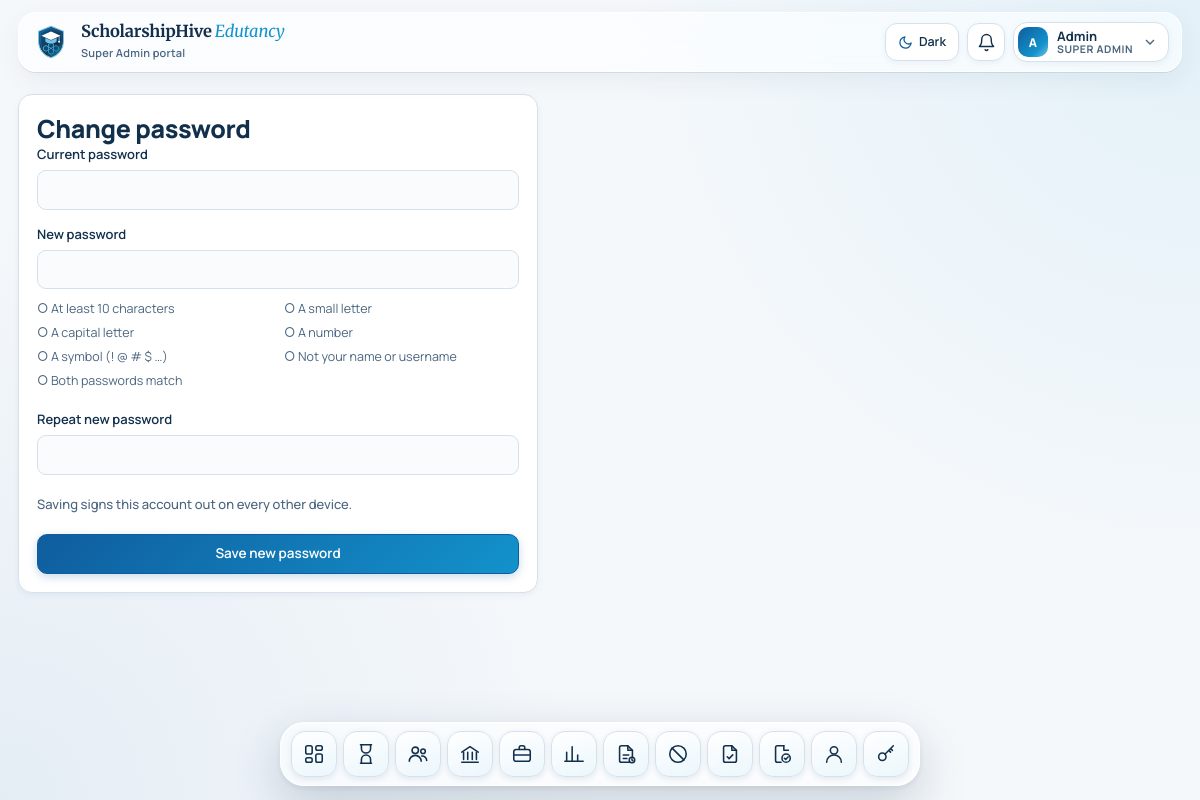
The app's page /account/password.php (signed in) with its own data.
### tables this page shows
CREATE TABLE "users" (
  id                   INTEGER PRIMARY KEY AUTOINCREMENT,
  name                 TEXT NOT NULL,
  username             TEXT NOT NULL UNIQUE,
  password_hash        TEXT NOT NULL,
  role                 TEXT NOT NULL CHECK(role IN ('super_admin','admin','pms_lead','counselor','processing_staff','officer','student')),
  student_id           INTEGER NULL UNIQUE,
  active               INTEGER NOT NULL DEFAULT 1,
  must_change_password INTEGER NOT NULL DEFAULT 1,
  last_login           TEXT NULL,
  created_at           TEXT NOT NULL, department TEXT DEFAULT 'backend', session_token TEXT NULL, session_started_at TEXT NULL, session_ip TEXT NULL, session_agent TEXT NULL, email TEXT NULL, phone TEXT NULL, branch TEXT NULL, job_title TEXT NULL, permissions TEXT NULL, countries TEXT NULL, password_changed_at TEXT NULL, password_history TEXT NULL,
  FOREIGN KEY (student_id) REFERENCES students(id) ON DELETE CASCADE
);

### app/layout.php (the view, shortened to what the rows shown need)
<?php
function nav_icon(string $href): string {
    $file = basename(parse_url($href, PHP_URL_PATH) ?: $href, '.php');
    $p = match ($file) {
        'index'             => '<rect x="3" y="3" width="7" height="9" rx="2"/><rect x="14" y="3" width="7" height="5" rx="2"/><rect x="14" y="12" width="7" height="9" rx="2"/><rect x="3" y="16" width="7" height="5" rx="2"/>',
        'pending'           => '<path d="M6 2h12M6 22h12"/><path d="M7 2v4a5 5 0 0 0 10 0V2"/><path d="M7 22v-4a5 5 0 0 1 10 0v4"/>',
        'students'          => '<circle cx="9" cy="8" r="3.5"/><path d="M2.5 20a6.5 6.5 0 0 1 13 0"/><circle cx="17.5" cy="9" r="2.5"/><path d="M16 14.2A5 5 0 0 1 21.5 19"/>',
        'programs'          => '<path d="M3 10 12 4l9 6"/><path d="M5 10v8M9.5 10v8M14.5 10v8M19 10v8"/><path d="M3 21h18"/>',
        'officers'          => '<rect x="3" y="7" width="18" height="13" rx="2.5"/><path d="M9 7V5a2 2 0 0 1 2-2h2a2 2 0 0 1 2 2v2"/><path d="M3 13h18"/>',
        'reports'           => '<path d="M4 20V10M10 20V4M16 20v-7M22 20H2"/>',
        'pending_report'    => '<path d="M14 3H7a2 2 0 0 0-2 2v14a2 2 0 0 0 2 2h10a2 2 0 0 0 2-2V8z"/><path d="M14 3v5h5"/><path d="M9 13h6M9 17h4"/><circle cx="18.5" cy="18.5" r="3" fill="var(--dock-badge-bg)"/><path d="M18.5 17.2v1.4l.9.6"/>',
        'disabled_refunds'  => '<circle cx="12" cy="12" r="9"/><path d="M5.6 5.6l12.8 12.8"/>',
        'consent_templates' => '<path d="M14 3H7a2 2 0 0 0-2 2v14a2 2 0 0 0 2 2h10a2 2 0 0 0 2-2V8z"/><path d="M14 3v5h5"/><path d="m9 15 2 2 4-4"/>',
        'staff'             => '<circle cx="12" cy="8" r="4"/><path d="M4 21a8 8 0 0 1 16 0"/>',
        'verify_docs'       => '<path d="M14 3H7a2 2 0 0 0-2 2v14a2 2 0 0 0 2 2h4"/><path d="M14 3v5h5"/><circle cx="16.5" cy="16.5" r="4.5"/><path d="m14.6 16.6 1.4 1.4 2.6-2.8"/>',
        'forms'             => '<path d="M6 3h9l3 3v15H6z"/><path d="M15 3v3h3"/><path d="M9 11h6M9 15h6M9 19h3"/>',
        'roles'             => '<path d="M12 3 4 6v6c0 4.5 3.4 8.2 8 9 4.6-.8 8-4.5 8-9V6z"/><path d="m9 12 2 2 4-4"/>',
        'logins'            => '<circle cx="8" cy="15" r="4"/><path d="m10.8 12.2 9.2-9.2M17 6l2 2M15 8l2 2"/>',
        default             => '<circle cx="12" cy="12" r="8"/>',
    };
    return '<svg viewBox="0 0 24 24" aria-hidden="true">' . $p . '</svg>';
}
function user_initials(string $name): string {
    $parts = preg_split('/\s+/', trim($name)) ?: [];
    $ini = '';
    foreach (array_slice($parts, 0, 2) as $p) $ini .= mb_strtoupper(mb_substr($p, 0, 1));
    return $ini ?: '?';
}
function theme_toggle_btn(): string {
    return '<button type="button" class="theme-toggle" data-theme-toggle aria-label="Switch theme" title="Switch between Light and Dark mode" aria-pressed="false">'
         . '<svg class="icon-sun" viewBox="0 0 24 24" aria-hidden="true"><circle cx="12" cy="12" r="5"/><line x1="12" y1="1" x2="12" y2="3"/><line x1="12" y1="21" x2="12" y2="23"/><line x1="4.22" y1="4.22" x2="5.64" y2="5.64"/><line x1="18.36" y1="18.36" x2="19.78" y2="19.78"/><line x1="1" y1="12" x2="3" y2="12"/><line x1="21" y1="12" x2="23" y2="12"/><line x1="4.22" y1="19.78" x2="5.64" y2="18.36"/><line x1="18.36" y1="5.64" x2="19.78" y2="4.22"/></svg>'
         . '<svg class="icon-moon" viewBox="0 0 24 24" aria-hidden="true"><path d="M21 12.79A9 9 0 1 1 11.21 3 7 7 0 0 0 21 12.79z"/></svg>'
         . '<span data-theme-label>Dark</span>'
         . '</button>';
}
function brand_logo_svg(int $size = 42): string {
    return '<svg xmlns="http://www.w3.org/2000/svg" width="' . $size . '" height="' . $size . '" viewBox="0 0 64 64" fill="none" aria-hidden="true">'
         . '<defs>'
         . '<linearGradient id="shShieldG" x1="8" y1="4" x2="56" y2="60" gradientUnits="userSpaceOnUse"><stop offset="0%" stop-color="#0F5D9E"/><stop offset="65%" stop-color="#12304B"/><stop offset="100%" stop-color="#1392CB"/></linearGradient>'
         . '<linearGradient id="shHiveG" x1="16" y1="24" x2="48" y2="54" gradientUnits="userSpaceOnUse"><stop offset="0%" stop-color="#74C3E4"/><stop offset="100%" stop-color="#1392CB"/></linearGradient>'
         . '</defs>'
         . '<path d="M32 4L10 13V30.5C10 45.2 19.4 55.9 32 60C44.6 55.9 54 45.2 54 30.5V13L32 4Z" fill="url(#shShieldG)" stroke="#74C3E4" stroke-width="1.8"/>'
         . '<path d="M32 7.5L13.5 15.2V30.2C13.5 42.8 21.4 52.2 32 56C42.6 52.2 50.5 42.8 50.5 30.2V15.2L32 7.5Z" stroke="#74C3E4" stroke-opacity="0.32" stroke-width="1"/>'
         . '<g stroke="url(#shHiveG)" stroke-width="1.5" fill="#1392CB" fill-opacity="0.22" stroke-linejoin="round">'
         . '<polygon points="32,33 36.5,35.6 36.5,40.8 32,43.4 27.5,40.8 27.5,35.6"/>'
         . '<polygon points="23,38.2 27.5,40.8 27.5,46 23,48.6 18.5,46 18.5,40.8"/>'
         . '<polygon points="41,38.2 45.5,40.8 45.5,46 41,48.6 36.5,46 36.5,40.8"/>'
         . '<polygon points="32,43.4 36.5,46 36.5,51.2 32,53.8 27.5,51.2 27.5,46"/>'
         . '</g>'
         . '<polygon points="32,13.5 15,21 32,28.5 49,21" fill="#FFFFFF"/>'
         . '<path d="M22 24.8V30.2C22 32.5 26.5 34.5 32 34.5C37.5 34.5 42 32.5 42 30.2V24.8L32 29.2L22 24.8Z" fill="#74C3E4"/>'
         . '<path d="M46.5 22.2V30.5" stroke="#74C3E4" stroke-width="1.8" stroke-linecap="round"/>'
         . '<circle cx="46.5" cy="31.5" r="1.8" fill="#FFFFFF"/>'
         . '</svg>';
}
function brand_lockup_html(string $subtitle = ''): string {
    $sub = $subtitle !== '' ? $subtitle : 'Global Education & Processing Portal';
    return '<div class="brand-logo-wrap">' . brand_logo_svg(42) . '</div>'
         . '<div>'
         . '<div class="app">ScholarshipHive<span class="edutancy">Edutancy</span></div>'
         . '<small>' . h($sub) . '</small>'
         . '</div>';
}
function page_start(string $title, ?array $u = null, string $portalLabel = ''): void {
    global $CONFIG;
    $self = ltrim(substr(parse_url($_SERVER['REQUEST_URI'] ?? '', PHP_URL_PATH) ?: '', strlen(base_url())), '/');
    $cookieTheme = $_COOKIE['ptp_theme'] ?? '';
    $htmlThemeAttr = in_array($cookieTheme, ['light', 'dark'], true) ? ' data-theme="' . h($cookieTheme) . '"' : ' data-theme="light"';
    $isStaff = $u && is_staff_role($u['role'] ?? null);
    $idleWarnMin = $isStaff ? (int)setting('idle_warning_minutes', $CONFIG['idle_warning_minutes'] ?? 15) : 0;
    $idleLogoutMin = $isStaff ? (int)setting('idle_logout_minutes', $CONFIG['idle_logout_minutes'] ?? 20) : 0;
    $bodyAttrs = '';
    if ($isStaff) {
        $bodyAttrs = sprintf(
            ' data-idle-enabled="1" data-idle-warning-minutes="%d" data-idle-logout-minutes="%d" data-ping-url="%s" data-logout-url="%s"',
            $idleWarnMin,
            $idleLogoutMin,
            h(url('ping.php')),
            h(url('index.php?idle_logout=1'))
        );
        $bodyAttrs .= ' data-has-dock="1"';
    }
    ?><!doctype html>
<html lang="en"<?= $htmlThemeAttr ?>>
<head>
<link rel="stylesheet" href="<?= h(asset_url('assets/style.css')) ?>">
</head>
<body<?= $bodyAttrs ?>>
<div class="wrap">
<?php if ($u):
    $roleBadge = role_label($u['role']);
?>
<header class="topbar">
  <a class="brand" href="<?= h(url(PORTALS[$u['role']]['home'] ?? 'index.php')) ?>"><?= brand_lockup_html($portalLabel) ?></a>
  <div class="who">
    <?= theme_toggle_btn() ?>
    <?php if ($isStaff): ?>
      <div class="notif-bell-container">
        <button type="button" id="notif-bell-btn" class="icon-btn" aria-label="Notifications" title="Notifications">
          <svg viewBox="0 0 24 24" aria-hidden="true"><path d="M6 8a6 6 0 0 1 12 0c0 7 3 9 3 9H3s3-2 3-9"/><path d="M10.3 21a1.94 1.94 0 0 0 3.4 0"/></svg>
        </button>
      </div>
    <?php endif; ?>
    <details class="user-menu">
      <summary>
        <span class="avatar"><?= h(user_initials((string)$u['name'])) ?></span>
        <span class="user-meta"><b><?= h($u['name']) ?></b><small><?= h($roleBadge) ?></small></span>
        <svg class="chev" viewBox="0 0 24 24" aria-hidden="true"><path d="m6 9 6 6 6-6"/></svg>
      </summary>
    </details>
  </div>
</header>
<nav class="dock" id="app-dock" aria-label="Main navigation">
  <div class="dock-inner">
    <?php foreach (nav_items($u['role']) as $href => $label): if (!nav_allowed($u, $href)) continue; ?>
      <a class="dock-item" href="<?= h(url($href)) ?>" <?= $self === $href ? 'aria-current="page"' : '' ?> aria-label="<?= h($label) ?>">
        <span class="dock-icon"><?= nav_icon($href) ?></span>
      </a>
    <?php endforeach; ?>
  </div>
</nav>
<?php else: ?>
<div class="guest-topbar">
  <?= theme_toggle_btn() ?>
</div>
<?php endif; ?>
<main>
<?php endforeach;
}
function page_end(): void { ?>
</main>
</div>
</body>
</html>
<?php }

### records on screen
users: name "A", name "Admin", role "SUPER ADMIN"

### other values on screen
$sub "Super Admin portal"
PASSWORD_MIN "10"
